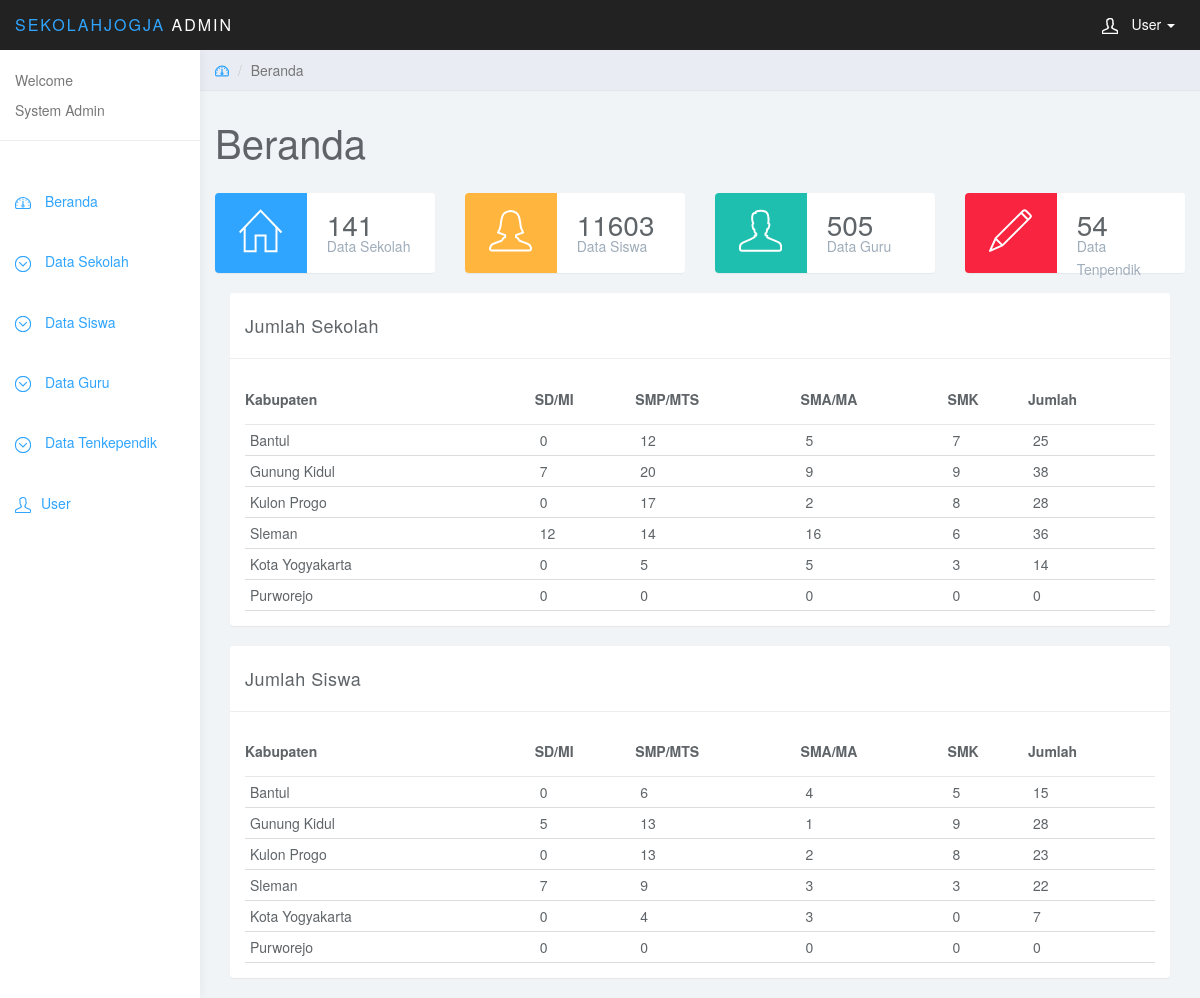
Screenshot of /index.php/admin with the database file from the repository.
### tables this page shows
CREATE TABLE `kabupaten` (
  `id` int(11) NOT NULL,
  `kabupaten` varchar(20) NOT NULL,
  `id_provinsi` int(11) DEFAULT NULL
);

### application/controllers/admin.php (called while the page is built, shortened)
<?php
class admin extends CI_Controller {
    function __construct() {
        $this->load->model('madmin');
        $this->load->model('m_public');
        $this->load->helper('url');
        $this->load->library('lib_new');
    }
    function index(){
        $this->load->view('head_user');
        $data['jmltsklh'] = $this->madmin->jml_tsklh();
        $data['jmlttenk'] = $this->madmin->jml_ttenk();
        $data['jmltssw'] = $this->madmin->jml_tssw();
        $data['jmltguru'] = $this->madmin->jml_tguru();
        $data['kab'] = $this->lib_new->get_data('kabupaten');
        $this->load->view('admin/beranda', $data);
        $this->load->view('foot_user');
    }
}
?>

### index.php (called while the page is built, shortened)
<?php
require_once BASEPATH.'core/CodeIgniter.php';

### application/models/madmin.php (called while the page is built, shortened)
<?php
class Madmin extends CI_Model{
    function jml_tsklh()
    {
        $sql="SELECT COUNT(npsn) as jmskl FROM profil";
        $data = $this->db->query($sql)->result_array();
        return $data;
    }
     function jml_ttenk()
    {
        $sql="SELECT COUNT(npsn) as jmtenke FROM tenkependik ";
        $data = $this->db->query($sql)->result_array();
        return $data;
    }
     function jml_tssw()
    {
        $sql="SELECT SUM(jumlah_putri+jumlah_putra) as jmssw FROM siswa";
        $data = $this->db->query($sql)->result_array();
        return $data;
    }
     function jml_tguru()
    {
        $sql="SELECT COUNT(npsn) as jmtgr FROM data_guru";
        $data = $this->db->query($sql)->result_array();
        return $data;
    }
}
?>

### application/libraries/Lib_new.php (called while the page is built, shortened)
<?php
class Lib_new {
	protected $CI;
	function __construct()
	{
		$this->CI=& get_instance();
	}
	function row_count($table,$where=array()){
		if(empty($table)){
			$this->noTable();
		}else{
			if(!empty($where)){
				$this->CI->db->where($where);
			}
			$sql = $this->CI->db->get($table);
			$count=$sql->num_rows();
			return $count;
		}
	}
	function jum_siswa($where=array()) {
		$this->CI->db->select("*");
		$this->CI->db->from("siswa");
		$this->CI->db->join("profil","siswa.npsn=profil.npsn");
		$this->CI->db->where($where);
		$sql = $this->CI->db->get();
		$count = $sql->num_rows();
		return $count;
	}
	function get_data($table,$where=array(),$order='',$group='',$limit=null,$start=null){
		if(!empty($table))	{
			$result=$this->CI->db->get($table);
			if($result->num_rows() > 0){
				return $result->result();
			}else{
				return null;
			}
		}else{
			$this->noTable();
		}
	}
}
?>

### application/views/admin/beranda.php (the view, shortened to what this page needs)
<div class="col-sm-9 col-sm-offset-3 col-lg-10 col-lg-offset-2 main">
		<div class="row">
			<ol class="breadcrumb">
				<li><a href="#"><svg class="glyph stroked dashboard-dial"><use xlink:href="#stroked-dashboard-dial"></use></svg></a></li>
				<li class="active">Beranda</li>
			</ol>
		</div>
		<div class="row">
			<div class="col-lg-12">
				<h1 class="page-header">Beranda</h1>
			</div>
		</div>
		<div class="row">
			<div class="col-xs-12 col-md-6 col-lg-3">
				<div class="panel panel-blue panel-widget ">
					<div class="row no-padding">
						<div class="col-sm-3 col-lg-5 widget-left">
							<svg class="glyph stroked home"><use xlink:href="#stroked-home"/></svg>
						</div>
						<div class="col-sm-9 col-lg-7 widget-right">
							<div class="large"><?php echo $jmltsklh[0]['jmskl']?></div>
							<div class="text-muted">Data Sekolah</div>
						</div>
					</div>
				</div>
			</div>
			<div class="col-xs-12 col-md-6 col-lg-3">
				<div class="panel panel-orange panel-widget">
					<div class="row no-padding">
						<div class="col-sm-3 col-lg-5 widget-left">
							<svg class="glyph stroked female user"><use xlink:href="#stroked-female-user"/></svg>
						</div>
						<div class="col-sm-9 col-lg-7 widget-right">
							<div class="large"><?php echo $jmltssw[0]['jmssw']?></div>
							<div class="text-muted">Data Siswa</div>
						</div>
					</div>
				</div>
			</div>
			<div class="col-xs-12 col-md-6 col-lg-3">
				<div class="panel panel-teal panel-widget">
					<div class="row no-padding">
						<div class="col-sm-3 col-lg-5 widget-left">
							<svg class="glyph stroked male-user"><use xlink:href="#stroked-male-user"></use></svg>
						</div>
						<div class="col-sm-9 col-lg-7 widget-right">
							<div class="large"><?php echo $jmltguru[0]['jmtgr']?></div>
							<div class="text-muted">Data Guru</div>
						</div>
					</div>
				</div>
			</div>
			<div class="col-xs-12 col-md-6 col-lg-3">
				<div class="panel panel-red panel-widget">
					<div class="row no-padding">
						<div class="col-sm-3 col-lg-5 widget-left">
							<svg class="glyph stroked pencil"><use xlink:href="#stroked-pencil"/></svg>
						</div>
						<div class="col-sm-9 col-lg-7 widget-right">
							<div class="large"><?php echo $jmlttenk[0]['jmtenke']?></div>
							<div class="text-muted">Data Tenpendik</div>
						</div>
					</div>
				</div>
			</div>
		</div>
<div class="col-md-12">
				<div class="panel panel-default">
					<div class="panel-heading">Jumlah Sekolah</div>
					<div class="panel-body">
						<table class="table table-condensed" >
						    <thead>
						    <tr>
						        <th>Kabupaten</th>
						        <th>SD/MI</th>
						        <th>SMP/MTS</th>
						        <th>SMA/MA</th>
						        <th>SMK</th>
						        <th>Jumlah</th>
						    </tr>
						    </thead>
						    <tbody>
						    <?php foreach ($kab as $k) {
						    	$id_kabu = $k->id;
						    	$sd = $this->lib_new->row_count('profil', array('kab'=>$id_kabu,'jenjang'=>'SD'));
						    	$mi = $this->lib_new->row_count('profil', array('kab'=>$id_kabu,'jenjang'=>'MI'));
						    	$smp = $this->lib_new->row_count('profil', array('kab'=>$id_kabu,'jenjang'=>'SMP'));
						    	$mts = $this->lib_new->row_count('profil', array('kab'=>$id_kabu,'jenjang'=>'MTS'));
						    	$sma = $this->lib_new->row_count('profil', array('kab'=>$id_kabu,'jenjang'=>'SMA'));
						    	$ma = $this->lib_new->row_count('profil', array('kab'=>$id_kabu,'jenjang'=>'SD'));
						    	$smk = $this->lib_new->row_count('profil', array('kab'=>$id_kabu,'jenjang'=>'SMK'));
						    	$sdmi = $sd + $mi;
						    	$smpmts = $smp + $mts;
						    	$smama = $sma + $ma;
						    	$jum = $this->lib_new->row_count('profil', array('kab'=>$id_kabu));
						    ?>
						    <tr>
						    	<td align="left"><?php echo $k->kabupaten ?></td>
						    	<td><?=$sdmi;?></td>
						    	<td><?=$smpmts;?></td>
						    	<td><?=$smama;?></td>
						    	<td><?=$smk;?></td>
						    	<td><?=$jum?></td>
						    </tr>
						    <?php } ?>
                            </tbody>
						</table>
					</div>
				</div>
			</div>
			<div class="col-md-12">
				<div class="panel panel-default">
					<div class="panel-heading">Jumlah Siswa</div>
					<div class="panel-body">
						<table class="table table-condensed" >
						    <thead>
						    <tr>
						        <th>Kabupaten</th>
						        <th>SD/MI</th>
						        <th>SMP/MTS</th>
						        <th>SMA/MA</th>
						        <th>SMK</th>
						        <th>Jumlah</th>
						    </tr>
						    </thead>
						    <tbody>
						    <?php foreach ($kab as $k)
						    {
						    	$id_kabu = $k->id;
						    	$sds = $this->lib_new->jum_siswa(array('kab'=>$id_kabu,'jenjang'=>'SD'));
						    	$mis = $this->lib_new->jum_siswa(array('kab'=>$id_kabu,'jenjang'=>'MI'));
						    	$smps = $this->lib_new->jum_siswa(array('kab'=>$id_kabu,'jenjang'=>'SMP'));
						    	$mtss = $this->lib_new->jum_siswa(array('kab'=>$id_kabu,'jenjang'=>'MTS'));
						    	$smas = $this->lib_new->jum_siswa(array('kab'=>$id_kabu,'jenjang'=>'SMA'));
						    	$mas = $this->lib_new->jum_siswa(array('kab'=>$id_kabu,'jenjang'=>'MA'));
						    	$smks = $this->lib_new->jum_siswa(array('kab'=>$id_kabu,'jenjang'=>'SMK'));
						    	$sdmis = $sds + $mis;
						    	$smpmtss = $smps + $mtss;
						    	$smamas = $smas + $mas;
						    	$jums = $this->lib_new->jum_siswa(array('kab'=>$id_kabu));
						    	?>
						    	<tr>
						    		<td align="left"><?php echo $k->kabupaten ?></td>
						    	<td><?=$sdmis;?></td>
						    	<td><?=$smpmtss;?></td>
						    	<td><?=$smamas;?></td>
						    	<td><?=$smks;?></td>
						    	<td><?=$jums?></td>
						    	</tr>
						    <?php } ?>
                            </tbody>
						</table>
					</div>
				</div>
			</div>
		</div>

### application/views/head_user.php (shortened to what this page needs)
<!DOCTYPE html>
<html>
<head>
<link href="<?=base_url()?>assets/css/bootstrap.min.css" rel="stylesheet">
<link href="<?=base_url()?>assets/css/datepicker3.css" rel="stylesheet">
<link href="<?=base_url()?>assets/css/bootstrap-table.css" rel="stylesheet">
<link href="<?=base_url()?>assets/css/styles.css" rel="stylesheet">
</head>
<body>
	<nav class="navbar navbar-inverse navbar-fixed-top" role="navigation">
		<div class="container-fluid">
			<div class="navbar-header">
				<a class="navbar-brand" href="#"><span>SEKOLAHJOGJA </span> Admin</a>
				<ul class="user-menu">
					<li class="dropdown pull-right">
						<a href="#" class="dropdown-toggle" data-toggle="dropdown"><svg class="glyph stroked male-user"><use xlink:href="#stroked-male-user"></use></svg> User <span class="caret"></span></a>
					</li>
				</ul>
			</div>
		</div>
	</nav>
<div id="sidebar-collapse" class="col-sm-3 col-lg-2 sidebar">
<form role="search">
			<div class="form-group">
				<p> Welcome </p>
				<p> System Admin</p>
			</div>
		</form>
<br>
		<ul class="nav menu">
			<li><a href="/sekolahjogja/admin"><svg class="glyph stroked dashboard-dial"><use xlink:href="#stroked-dashboard-dial"></use></svg> Beranda </a></li>
			</ul>
			<br>
		<ul class="nav menu">
			<li class="parent ">
				<a href="#">
					<span data-toggle="collapse" href="#sub-item-w"><svg class="glyph stroked chevron-down"><use xlink:href="#stroked-chevron-down"></use></svg></span> Data Sekolah
				</a>
			</li>
			</ul>
			<br>
			<ul class="nav menu">
			<li class="parent ">
				<a href="#">
					<span data-toggle="collapse" href="#sub-item-q"><svg class="glyph stroked chevron-down"><use xlink:href="#stroked-chevron-down"></use></svg></span> Data Siswa
				</a>
			</li>
		</ul>
		<br>
			<ul class="nav menu">
			<li class="parent ">
				<a href="#">
					<span data-toggle="collapse" href="#sub-item-r"><svg class="glyph stroked chevron-down"><use xlink:href="#stroked-chevron-down"></use></svg></span> Data Guru
				</a>
			</li>
			</ul>
			<br>
			<ul class="nav menu">
			<li class="parent ">
				<a href="#">
					<span data-toggle="collapse" href="#sub-item-z"><svg class="glyph stroked chevron-down"><use xlink:href="#stroked-chevron-down"></use></svg></span> Data Tenkependik
				</a>
			</li>
			</ul>
		<br>
			<ul class="nav menu">
			<li><a href="/sekolahjogja/admin/user" ><svg class="glyph stroked male user "><use xlink:href="#stroked-male-user"/></svg></use></svg>User</a></li>
			</ul>
	</div>

### application/views/foot_user.php (shortened to what this page needs)
</body>
	</html>

### assets/css/styles.css (style rules this page uses)
body { background: #f1f4f7; padding-top: 50px; color: #5f6468; }
p { color: #777; }
a, a:hover, a:focus { color: #30a5ff; }
h1, h2, h3, h4, h5, h6 { color: #5f6468; }
h1 { font-weight: 300; font-size: 40px; }
.large { font-size: 2em; }
.text-muted { color: #9fadbb; }
.no-padding { padding: 0; margin: 0; }
.navbar-header .navbar-brand { color: #fff; font-size: 16px; text-transform: uppercase; font-weight: 500; letter-spacing: 2px; }
.navbar-header .navbar-brand span { color: #30a5ff; }
.panel { border: 0; }
.panel-heading { font-size: 18px; font-weight: 300; letter-spacing: 0.025em; height: 66px; line-height: 45px; }
.panel-default .panel-heading { background: #fff; border-bottom: 1px solid #eee; color: #5f6468; }
.panel-widget { padding: 0; position: relative; }
.panel-blue { background: #30a5ff; color: #fff; }
.panel-teal { background: #1ebfae; color: #fff; }
.panel-orange { background: #ffb53e; color: #fff; }
.panel-red { background: #f9243f; color: #fff; }
.panel-blue .text-muted, .panel-teal .text-muted, .panel-orange .text-muted, .panel-red .text-muted { color: rgba(255, 255, 255, .5); }
.widget-left { height: 80px; padding-top: 15px; text-align: center; border-top-left-radius: 4px; border-bottom-left-radius: 4px; }
.widget-right { text-align: left; line-height: 1.6em; margin: 0px; padding: 20px; height: 80px; color: #999; font-weight: 300; background: #fff; border-top-right-radius: 4px; border-bottom-right-radius: 4px; }
.widget-right .text-muted { color: #9fadbb; }
.widget-right .large { color: #5f6468; }
.panel-blue .widget-left { background: #30a5ff; color: #fff; }
.panel-teal .widget-left { background: #1ebfae; color: #fff; }
.panel-orange .widget-left { background: #ffb53e; color: #fff; }
.panel-red .widget-left { background: #f9243f; color: #fff; }
.panel-widget { background: #fff; }
.navbar { border: 0; }
.user-menu { display: inline-block; margin-top: 14px; margin-right: 10px; float: right; list-style: none; padding: 0; }
.user-menu a { color: #fff; }
.sidebar { display: block; background-color: #fff; padding: 0; display: none; }
.sidebar form { padding: 20px 15px 5px 15px; border-bottom: 1px solid #eee; margin-bottom: 20px; }
@media (min-width: 768px) { .sidebar { display: block; position: fixed; top: 50px; bottom: 0; left: 0; z-index: 1000; display: block; margin: 0; padding: 0; overflow-x: hidden; overflow-y: auto; background-color: #fff; box-shadow: 1px 0px 10px rgba(0, 0, 0, .05); } }
@media (min-width: 768px) { .navbar-header { width: 100%; } }
.breadcrumb { border-radius: 0; padding: 10px 15px; background: #e9ecf2; box-shadow: 0 1px 1px rgba(0, 0, 0, .05); margin: 0 ; }
h1.page-header { margin-top: 30px; border-bottom: 0; }
.table { background: #fff; }
.table>thead>tr>th { border-bottom: 1px solid #e6e7e8; vertical-align: middle; height: 50px; }
.sidebar .glyph, .user-menu .glyph { height: 16px; width: 16px; margin: 0 10px 0 0; stroke-width: 3px; }
.user-menu .glyph { stroke-width: 4px; }
.breadcrumb .glyph { height: 14px; width: 14px; margin: -2px 0 0 0; stroke-width: 4px; }
.panel-widget .glyph { stroke-width: 2px; }

### rows the page displays
kabupaten: kabupaten "Bantul", sdmi "0", smpmts "12", smama "5", smk "7", jum "25", sdmis "0", smpmtss "6", smamas "4", smks "5", jums "15"
kabupaten: kabupaten "Gunung Kidul", sdmi "7", smpmts "20", smama "9", smk "9", jum "38", sdmis "5", smpmtss "13", smamas "1", smks "9", jums "28"
kabupaten: kabupaten "Kulon Progo", sdmi "0", smpmts "17", smama "2", smk "8", jum "28", sdmis "0", smpmtss "13", smamas "2", smks "8", jums "23"
kabupaten: kabupaten "Sleman", sdmi "12", smpmts "14", smama "16", smk "6", jum "36", sdmis "7", smpmtss "9", smamas "3", smks "3", jums "22"
kabupaten: kabupaten "Kota Yogyakarta", sdmi "0", smpmts "5", smama "5", smk "3", jum "14", sdmis "0", smpmtss "4", smamas "3", smks "0", jums "7"
kabupaten: kabupaten "Purworejo", sdmi "0", smpmts "0", smama "0", smk "0", jum "0", sdmis "0", smpmtss "0", smamas "0", smks "0", jums "0"

### other values shown
$jmltsklh[0]['jmskl'] "141"
$jmltssw[0]['jmssw'] "11603"
$jmltguru[0]['jmtgr'] "505"
$jmlttenk[0]['jmtenke'] "54"
